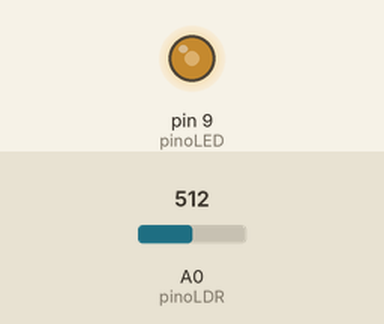
Recording of a sketch running on a simulated Arduino Uno, built with avr-gcc and run on an emulated ATmega328P. Parts: output pins drawn as LEDs (lit = HIGH). The inputs (shaded band) are chosen by the test bench; at power-on: A0 (pinoLDR) = 512.

Above: at 1.2 s.
1.3 s: A0 (pinoLDR) set to 306
At 2.1 s:
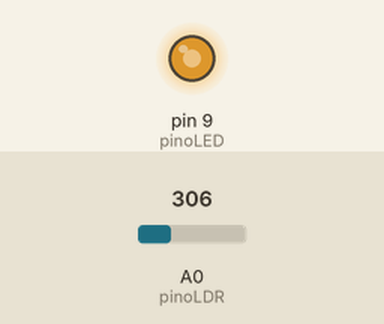
2.8 s: A0 (pinoLDR) set to 122
At 3.3 s:
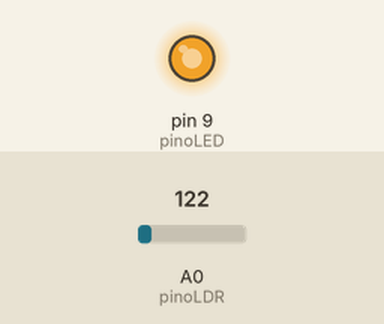
4.3 s: A0 (pinoLDR) set to 900
At 5.5 s:
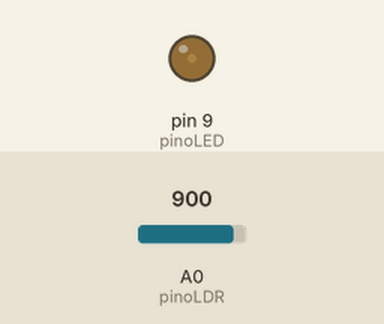
5.8 s: A0 (pinoLDR) set to 1023
At 6.7 s:
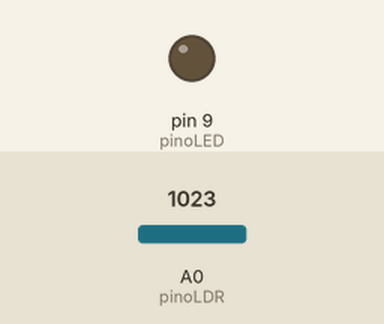
7.3 s: A0 (pinoLDR) set to 511
At 7.9 s:
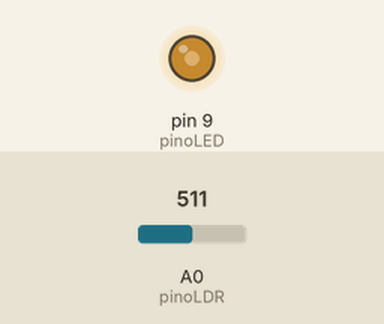
Timing chart, 0 to 9.8 s (numbered marks = the images above; inputs shaded):
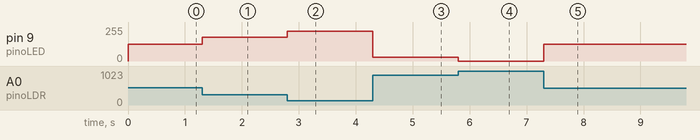

Measured:
- after the input at 1.3 s, pin 9 (pinoLED): 127/255 → 178/255 at once
- after the input at 2.8 s, pin 9 (pinoLED): 178/255 → 224/255 at once
- after the input at 4.3 s, pin 9 (pinoLED): 224/255 → 30/255 at once
- after the input at 5.8 s, pin 9 (pinoLED): 30/255 → 0/255 at once
- after the input at 7.3 s, pin 9 (pinoLED): 0/255 → 127/255 at once

The sketch:

atividade05.ino
```cpp
/*
 Atividade 05
 */

int pinoLED = 9;
int pinoLDR = 0;

float tensaoLida = 0;
int saidaPWM = 0;

void setup()
{
  pinMode(pinoLED, OUTPUT);
  pinMode(pinoLDR, INPUT);
}

void loop()
{
  //--- valor lido sera entre 0 e 1023, cada unidade corresponde a 0.0048828125 volts ou arredondando: 0.0049
  tensaoLida = analogRead( pinoLDR ) * 0.0049;
  //--- dividindo 5 volts por 255 temos 0.0196 volts para cada unidade PWM
  saidaPWM = 255 - (tensaoLida / 0.0196);
  analogWrite( pinoLED, saidaPWM );
}
```
